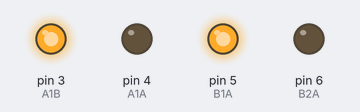
The sketch below on a simulated Arduino Uno, built with avr-gcc and run on an emulated ATmega328P. Shown: output pins drawn as LEDs (lit = HIGH).

Above: at 0.5 s.
At 3.5 s:
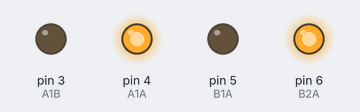
Timing chart, 0 to 4.6 s (numbered marks = the images above):
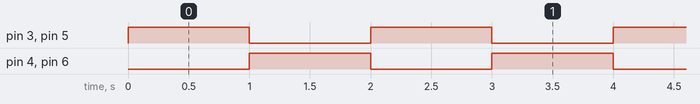

The sketch:

dc_motor.ino
```cpp
// motor one
const int A1B = 3;      // brown
const int A1A = 4;      // orange
// motor two
const int B1A = 5;      // yellow
const int B2A = 6;      // green

void setup() {
  // put your setup code here, to run once:
  pinMode(A1B, OUTPUT);
  pinMode(A1A, OUTPUT);
  pinMode(B1A, OUTPUT);
  pinMode(B2A, OUTPUT);
}

void loop() {
  // put your main code here, to run repeatedly:
  digitalWrite(A1B, HIGH);
  digitalWrite(A1A, LOW);
  digitalWrite(B1A, HIGH);
  digitalWrite(B2A, LOW);
  delay(1000);
  digitalWrite(A1B, LOW);
  digitalWrite(A1A, HIGH);
  digitalWrite(B1A, LOW);
  digitalWrite(B2A, HIGH);
  delay(1000);
}
```

Measured:
- by itself, pin 3 (A1B), pin 4 (A1A), pin 5 (B1A), pin 6 (B2A): alternates HIGH for 1.0 s and LOW for 1.0 s
